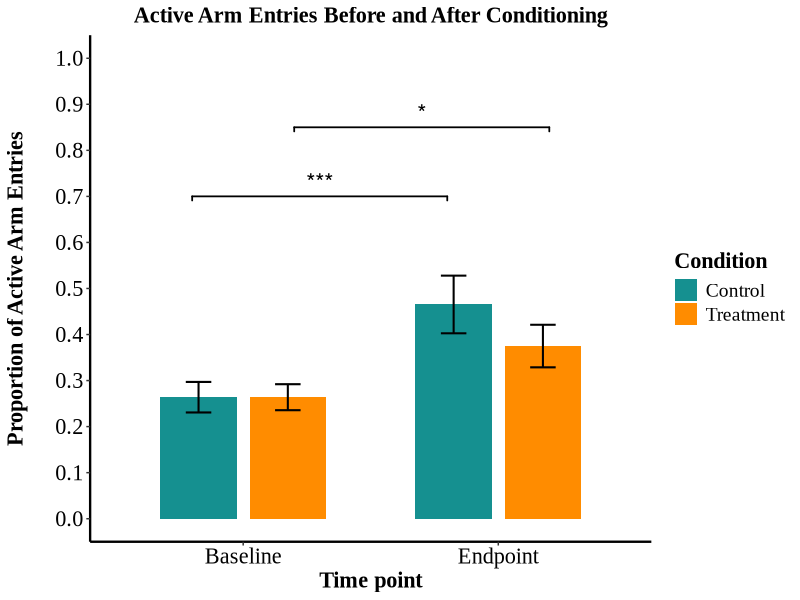

Write the R code that produced this figure. (Note: this script raises an error after producing the figure.)
library(readr)
library(dplyr)
library(tidyverse)
library(ggsignif)
library(lme4)
library(emmeans)
library(grid)
library(gridExtra)
library(car)
library(ggplot2)
library(readxl)
library(patchwork)

# read in the data
Exp8_full_data <- read_excel("Datasets/Experiment_8_Full_Data.xlsx")


#Creating theme for plots

# Updated theme for regeneration and reinstatement plots
consistant_theme <- function() {
  theme_classic() +
    theme(
      text = element_text(family = "Times New Roman", size = 18),
      axis.title = element_text(size = 16, face = "bold"),
      axis.title.y = element_text(margin = margin(r = 20)),
      axis.text = element_text(size = 16, color = "black"),
      legend.position = "right", # Updated to place legend on right side
      legend.title = element_text(size = 16, face = "bold"),
      legend.text = element_text(size = 14),
      axis.line = element_line(color = "black", linewidth = 0.8),
      panel.grid = element_blank(),
      panel.background = element_rect(fill = "white"),
      panel.border = element_blank(),
      plot.title = element_text(hjust = 0.5, size = 16, face = "bold"),
      # Add facet theming to match the figure
      strip.background = element_rect(fill = "white"),
      strip.text = element_text(size = 14, face = "bold", color = "black")
    )
}

#Restructure data for baseline/endpoint comparison

Exp8_data_long <- Exp8_full_data %>% mutate(across(ends_with("_arm_entries"),
                                               ~as.numeric(as.character(.)))) %>%
  pivot_longer(
    cols = c(baseline_active_arm_entries, endpoint_active_arm_entries),
    names_to = "Time",
    values_to = "ActiveCount"
  ) %>%
  mutate(
    Time = factor(Time,
                  levels = c("baseline_active_arm_entries", "endpoint_active_arm_entries"),
                  labels = c("Baseline", "Endpoint")),
    Subject = factor(Subject),
    Condition = factor(Condition),
    ActiveCount = if_else(!is.na(ActiveCount),
                          as.integer(ActiveCount),
                          NA_integer_)
  ) %>%
  mutate(
    TotalTrials = 6,
    InactiveCount = if_else(!is.na(ActiveCount),
                            TotalTrials - ActiveCount,
                            NA_integer_),
    ActiveArmProportion = if_else(!is.na(ActiveCount),
                                  ActiveCount/ TotalTrials,
                                  NA_real_)
  ) %>% 
  filter(is.na(ActiveCount) | ActiveCount <= TotalTrials)
  

# statistical analysis of baseline vs endpoint

#set contrasts
contrasts(Exp8_data_long$Time) <- contr.sum
contrasts(Exp8_data_long$Condition) <- contr.sum

#baseline vs endpoint model
learning_model <- glmer(cbind(ActiveCount, InactiveCount) ~ Condition * Time + (1|Subject),
                        data = Exp8_data_long,
                        family = "binomial",
                        na.action = na.omit)

summary(learning_model)

#get overall effects for learning model

learning_model_output <- car::Anova(learning_model, type = "III")
print(learning_model_output)


# getting estimated means and comparisons for within and between groups
#Within-group comparisons
conditioning_within_groups_comparisons <- emmeans(learning_model,
                                                  pairwise ~ Time | Condition,
                                                  adjust = "bonferroni",
                                                  type = "response")

#between-group comparisons
conditioning_between_groups_comparisons <- emmeans(learning_model,
                                                   pairwise ~ Condition | Time,
                                                   adjust = "bonferroni",
                                                   type = "response")

#printing comparisons
print(summary(conditioning_within_groups_comparisons$emmeans))
print(summary(conditioning_within_groups_comparisons$contrasts))
print(summary(conditioning_between_groups_comparisons$emmeans))
print(summary(conditioning_between_groups_comparisons$contrasts))


#=================================
#apa formatted results
#================================

format_p_value <- function(p) {
  if (p <.001) {
    return ("< .001")
  }  else {
      return(paste0("= ", gsub("0\\.", ". ", round(p, 3))))
    }
}


#Formatting results for glmm analysis
format_conditioning_results <- function(model, anova_output) {
  Exp8_model_summary <- summary(learning_model)
  Exp8_anova_df <- as.data.frame(anova_output)
  
  formatted_results <- data.frame(
    effect = rownames(Exp8_anova_df),
    chisq = Exp8_anova_df$Chisq,
    df = Exp8_anova_df$Df,
    p.value = Exp8_anova_df$`Pr(>Chisq)`,
    apa_results = paste0(
      "χ²(", Exp8_anova_df$Df, ") = ", round(Exp8_anova_df$Chisq, 3),
      ", *p* ", sapply(Exp8_anova_df$`Pr(>Chisq)`, format_p_value) 
    )
  )
  return(formatted_results)
  }

#Format within-group emmeans comparisons

format_within_group_comparisons <- function(emmeans_object) {
  # Extract contrasts
  contrasts_df <- as.data.frame(emmeans_object$contrasts)
  
  # Extract condition more reliably, or set explicit condition labels
  # Make sure they're in the correct order based on your graph
  condition_labels <- c("Control", "Treatment")  # Assuming this order matches your data
  condition_index <- 1:length(contrasts_df$contrast)
  
  # Create formatted results dataframe with INVERTED odds ratios
  formatted_results <- data.frame(
    contrast = contrasts_df$contrast,
    condition = condition_labels[condition_index],
    # Invert the odds ratio
    odds_ratio = 1/contrasts_df$odds.ratio,  # This inverts baseline→endpoint to endpoint→baseline
    p.value = contrasts_df$p.value,
    apa_result = paste0(
      "OR = ", round(1/contrasts_df$odds.ratio, 2),  # Invert odds ratio
      ", *z* = ", round(-contrasts_df$z.ratio, 2),   # Flip sign of z-ratio
      ", *p* ", sapply(contrasts_df$p.value, format_p_value)
    )
  )
  
  return(formatted_results)
}

#format estimated means for my manuscript

format_estimated_means <- function(emmeans_object) {
  exp8_means_df <- as.data.frame(emmeans_object$emmeans)
  
  formatted_results <- data.frame(
    group = rownames(exp8_means_df),
    condition = exp8_means_df$Condition,
    time = exp8_means_df$Time,
    probablity = exp8_means_df$prob,
    se = exp8_means_df$SE,
    lcl = exp8_means_df$asymp.LCL,
    ucl = exp8_means_df$asymp.UCL,
    apa_results = paste0(
      "*M* = ", round(exp8_means_df$prob, 2),
      ", *SE* = ", round(exp8_means_df$SE, 2),
      ", 95% CI [", round(exp8_means_df$asymp.LCL, 2), ", ", round(exp8_means_df$asymp.UCL, 2), "]"
    )
  )
  return(formatted_results)
}


# Format emmeans pairwise comparisons for between-group effects
# Format emmeans pairwise comparisons for between-group effects
format_between_group_comparisons <- function(emmeans_object) {
  # Extract contrasts
  contrasts_df <- as.data.frame(emmeans_object$contrasts)
  
  # Use explicit time point labels
  time_labels <- c("Baseline", "Endpoint")
  time_index <- 1:length(contrasts_df$contrast)
  
  # Create formatted results dataframe
  formatted_results <- data.frame(
    contrast = contrasts_df$contrast,
    time_point = time_labels[time_index],  # Use explicit labels
    odds_ratio = contrasts_df$odds.ratio,
    p.value = contrasts_df$p.value,
    apa_result = paste0(
      "OR = ", round(contrasts_df$odds.ratio, 2),
      ", *z* = ", round(contrasts_df$z.ratio, 2),
      ", *p* ", sapply(contrasts_df$p.value, format_p_value)
    )
  )
  
  return(formatted_results)
}

# Formating coefficients from our comparison model

format_model_coefficients <- function(model) {
  coef_table <- as.data.frame(summary(model)$coefficients)
  
  formatted_results <- data.frame(
    term = rownames(coef_table),
    estimate = coef_table$Estimate,
    se = coef_table$`Std. Error`,
    z_value = coef_table$`z value`,
    p.value = coef_table$`Pr(>|z|)`,
    apa_result = paste0(
      "β = ", round(coef_table$Estimate, 2),
      ", SE = ", round(coef_table$`Std. Error`, 2),
      ", *z* = ", round(coef_table$`z value`, 2),
      ", *p* = ", sapply(coef_table$`Pr(>|z|)`, format_p_value)
    )
  )
  
  return(formatted_results)
}


#primary function for inline code

format_all_glmm_results <- function(model, anova_output, within_comparisons, between_comparisons) {
  results <- list()
  
  results$anova <- format_conditioning_results(model, anova_output)
  results$coefficients <- format_model_coefficients(model)
  results$within_comparisons <- format_within_group_comparisons(within_comparisons)
  results$between_comparisons <- format_between_group_comparisons(between_comparisons)
  results$estimated_means <- format_estimated_means(within_comparisons)
  
  return(results)
  
}

# Helper function to make retrieving results easier for inline code
get_result <- function(results, type, filter_value = NULL, filter_col = NULL, 
                       condition = NULL, time = NULL) {
  
  # Handle main effects and interactions (anova)
  if (type == "anova") {
    # Get specific effect (Condition, Time, or Condition:Time)
    if (!is.null(filter_value)) {
      return(results$anova$apa_result[results$anova$effect == filter_value])
    } else {
      # Return all effects as a named vector
      effects <- results$anova$apa_result
      names(effects) <- results$anova$effect
      return(effects)
    }
  }
  
  # Handle within-group comparisons
  if (type == "within") {
    # If condition specified, filter by it
    if (!is.null(condition)) {
      # Direct match with condition label
      match_idx <- which(results$within_comparisons$condition == condition)
      
      if (length(match_idx) > 0) {
        return(results$within_comparisons$apa_result[match_idx[1]])
      } else {
        return(paste0("(no match found for condition '", condition, "')"))
      }
    } else {
      # Return all as named vector
      comps <- results$within_comparisons$apa_result
      names(comps) <- results$within_comparisons$condition
      return(comps)
    }
  }
  
  # Handle between-group comparisons
  if (type == "between") {
    # If time specified, filter by it
    if (!is.null(time)) {
      # Direct match with time label
      match_idx <- which(results$between_comparisons$time_point == time)
      
      if (length(match_idx) > 0) {
        return(results$between_comparisons$apa_result[match_idx[1]])
      } else {
        return(paste0("(no match found for time '", time, "')"))
      }
    } else {
      # Return all as named vector
      comps <- results$between_comparisons$apa_result
      names(comps) <- results$between_comparisons$time_point
      return(comps)
    }
  }
  
  # Handle estimated means
  if (type == "means") {
    # Filter by condition and/or time if specified
    if (!is.null(condition) && !is.null(time)) {
      return(results$estimated_means$apa_result[
        results$estimated_means$condition == condition & 
          results$estimated_means$time == time])
    } else if (!is.null(condition)) {
      return(results$estimated_means$apa_result[
        results$estimated_means$condition == condition])
    } else if (!is.null(time)) {
      return(results$estimated_means$apa_result[
        results$estimated_means$time == time])
    } else {
      # Return all as named vector
      means <- results$estimated_means$apa_result
      names(means) <- paste0(results$estimated_means$condition, " - ", 
                             results$estimated_means$time)
      return(means)
    }
  }
  
  # Handle model coefficients
  if (type == "coef") {
    if (!is.null(filter_value)) {
      return(results$coefficients$apa_result[
        results$coefficients$term == filter_value])
    } else {
      # Return all as named vector
      coefs <- results$coefficients$apa_result
      names(coefs) <- results$coefficients$term
      return(coefs)
    }
  }
  
  # Return informative message if no match
  return("(function type not recognized)")
}

# Apply the formatting to your existing analysis
glmm_results <- format_all_glmm_results(
  learning_model,
  learning_model_output,
  conditioning_within_groups_comparisons,
  conditioning_between_groups_comparisons
)




####################################################################
#Plotting baseline to endpoint comparison
####################################################################
Exp8_Baseline_endpoint_comparison <- Exp8_data_long %>%
  group_by(Condition, Time) %>%
  summarise(
    mean_proportion = mean(ActiveArmProportion, na.rm = TRUE),
    se = sd(ActiveArmProportion, na.rm = TRUE) / sqrt(n()),
    .groups = "drop"
  ) %>% 
  ggplot(aes(x = Time, y = mean_proportion, fill = Condition))+
  geom_bar(stat = "identity", position = position_dodge(0.7), width = 0.6) +
  geom_errorbar(aes(ymin = mean_proportion - se, ymax = mean_proportion + se),
                position = position_dodge(0.7), width = 0.2, linewidth = 0.7) +
  geom_signif( #for treatment group
    annotations = "*",
    xmin = 1.2, xmax = 2.2,
    y_position = 0.85,
    color = "black",
    size = 0.6,
    textsize = 6 ) +
  geom_signif( #  for control group
    annotations = "***",
    xmin = 0.8, xmax = 1.8,
    y_position = 0.7,
    color = "black",
    size = 0.6,
    textsize = 6 ) +
  scale_fill_manual(values = c("Treatment" = "#FF8C00", "Control" = "#159090")) +
  labs( 
    title = "Active Arm Entries Before and After Conditioning",
    y = "Proportion of Active Arm Entries",
    x = "Time point",
    fill = "Condition") +
  scale_y_continuous(
    limits = c(0, 1),
    breaks = (seq(0, 1, 0.1)
    )) +
  consistant_theme()




print(Exp8_Baseline_endpoint_comparison)


#=================================================================
# PART 2: LEARNING ACROSS CONDITIONING DAYS
#=================================================================

#reshaping data for plotting

Exp8_conditioning_plot <- Exp8_data_long_days %>%
  group_by(Condition, TimePoint) %>%
  summarise(
    mean_proportion = mean(Proportion, na.rm = TRUE),
    se = sd(Proportion, na.rm = TRUE) / sqrt(n()),
    .groups = "drop"
  ) %>%
  ggplot(aes(x = TimePoint, y = mean_proportion, color = Condition, group = Condition)) +
  geom_line(linewidth = 1.5)+
  geom_point(size = 4) +
  geom_errorbar(aes(ymin = mean_proportion - se, ymax = mean_proportion + se),
                width = 0.2, linewidth = 0.8) +
  scale_color_manual(values = c("Treatment" = "#FF8C00", "Control" = "#159090")) +
  # Add this scale_x_discrete function to rename the x-axis labels
  scale_x_discrete(
    labels = c(
      "Baseline_day1" = "BL1", 
      "Baseline_day2" = "BL2", 
      "Conditioning_day1" = "CD1", 
      "Conditioning_day2" = "CD2", 
      "Conditioning_day3" = "CD3", 
      "Conditioning_day4" = "CD4"
    )
  ) +
  labs(
    title = "Active Arm Entries Throughout Conditioning",
    y = "Proportion of Active Arm Choices",
    x = "Day"
  ) +
  scale_y_continuous(
    limits = c(0, 1),
    breaks = seq(0, 1, 0.1)
  ) +
  consistant_theme() +
  theme(
    axis.text.x = element_text(angle = 45, hjust = 1))

print(Exp8_conditioning_plot)

#=================================================================
# PART 3: Combinig figures for presentation
#=================================================================

Exp8_combined_figure <- Exp8_conditioning_plot / Exp8_Baseline_endpoint_comparison +
  plot_layout(
    widths = c(1, 1), 
    guides = "collect",
    ncol = 2) +
  plot_annotation(tag_levels = "A") &
  theme(
    plot.tag = element_text(face = "bold", size = 16, family = "Times New Roman"),
    plot.margin = margin(t = 20, r = 20, b = 20, l = 20),
  ) 

print(Exp8_combined_figure)

ggsave("Exp8_combined_figure.png", Exp8_combined_figure, 
       width = 14, 
       height = 7, 
       dpi = 300)

#=================================================================
# PART 4: Descriptives
#=================================================================

Exp8_prefered_arm_count <- Exp8_full_data %>% count(Prefered_arm)

Exp8_active_arm_count <- Exp8_full_data %>% count(`Active arm`)

Exp8_left_active_arm_count = Exp8_active_arm_count %>% filter(`Active arm` == "L") %>% pull(n)

Exp8_right_active_arm_count = Exp8_active_arm_count %>% filter(`Active arm` == "R") %>% pull(n)

print(Exp8_left_active_arm_count)
print(Exp8_right_active_arm_count)
